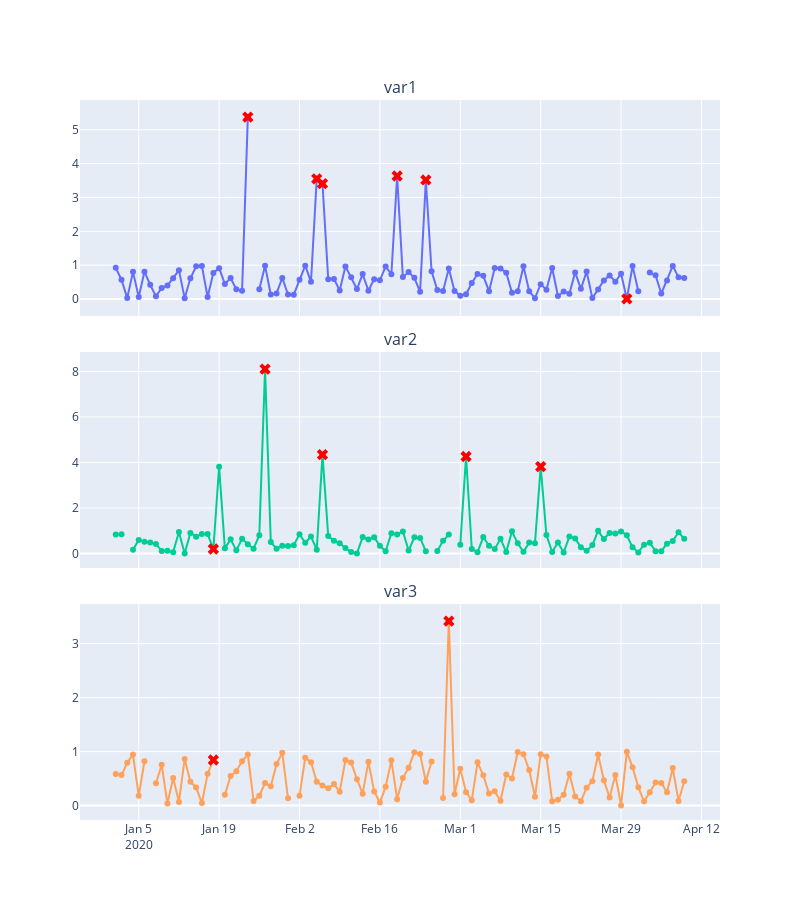

Notebook cell for this chart:
### Code cell
# plot final data no verify
plot_df(df_final_no_verify)
